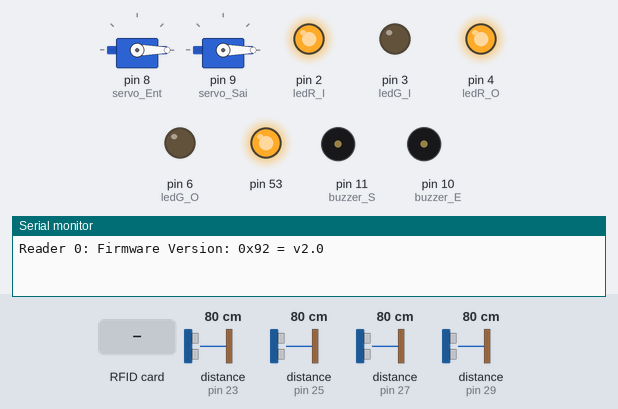
The sketch below on a simulated Arduino Mega 2560, built with avr-gcc and run on an emulated ATmega2560. Shown: 2 × servo, output pins drawn as LEDs (lit = HIGH), buzzer (waves = sounding, pin HIGH), the last lines printed to the serial monitor. The inputs (shaded band) are chosen by the test bench; at power-on: distance to the obstacle (sensors on pin 27, pin 23, pin 25, pin 29) 80 cm. The echo pulse lasts 58.3 µs per cm.

Above: at 1.2 s.
1.3 s: RFID card 5E 7A 19 C4 held to the reader
At 1.8 s:
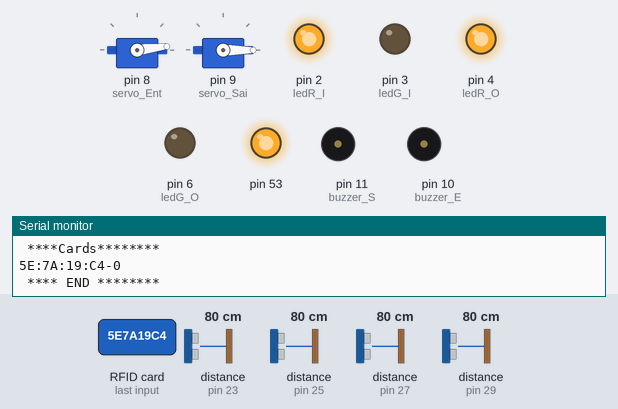
4.3 s: distance to the obstacle (sensor on pin 27) set to 2 cm
At 8.6 s:
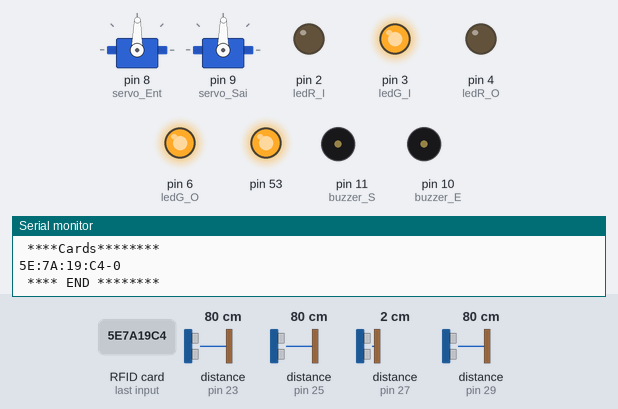
At 13.57 s:
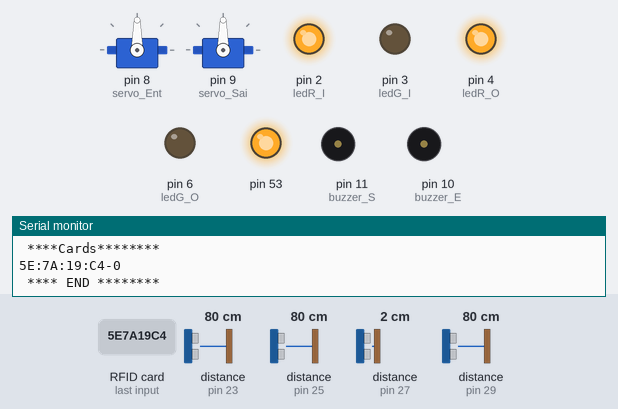
Timing chart, 0 to 18.8 s (numbered marks = the images above; inputs shaded):
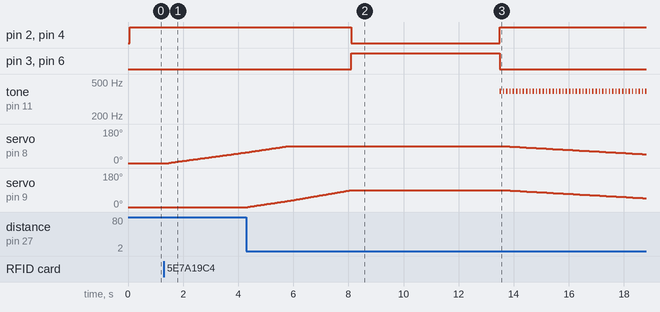

Measured:
- after the input at 1.3 s, servo on pin 8 (servo_Ent): moves from 0° to 56° over 2.8 s, starting after 0.18 s
- after the input at 4.3 s, pin 4 (ledR_O): HIGH → LOW after 3.8 s, → HIGH 5.4 s later; pin 6 (ledG_O): LOW → HIGH after 3.8 s, → LOW 5.4 s later; servo on pin 9 (servo_Sai): rises from 0° to 90° in 9.2 s, then falls to 47° in 5.2 s

The sketch:

cancela.ino
```cpp
/* RFID
Pino SDA  ligado na porta 45 do MEGA
Pino SCK  ligado na porta 52 do MEGA
Pino MOSI ligado na porta 51 do MEGA
Pino MISO ligado na porta 50 do MEGA
Pino NC – Não conectado
Pino GND  ligado no pino GND do MEGA
Pino RST ligado na porta 5 do MEGA
Pino 3.3 – ligado ao pino 3.3 V do MEGA

*/

#include <MFRC522.h>
#include <SPI.h> //interna
#include <Servo.h>
#include <Ultrasonic.h>


#define RST_PIN  5 //PINO DE RESET
#define SS_PIN_II 45 //PINO SDA

#define NR_OF_READERS   1
#define InpOut_I 0 //Data Input
//#define InpOut_O 1 //Data Output

byte SSPins[] = {SS_PIN_II};

// Create an MFRC522 instance :
MFRC522 mfrc522[NR_OF_READERS];
String IDtag = "";
int max_uid = 255, i = 0;
String UID_I[255];
bool found;
bool hld;
bool insertedCard;


//Define os pinos para o trigger e echo
Ultrasonic sensorE1(22,23); //Sensor da Entrada Num 1
Ultrasonic sensorE2(24,25);
Ultrasonic sensorS1(26,27);
Ultrasonic sensorS2(28,29);

long dist_E1, dist_E2, dist_S1, dist_S2;  //Distancia do Sensor 1, 2, 3 e 4

#define servo_Ent 8
#define servo_Sai 9
#define buzzer_E 10
#define buzzer_S 11
Servo Entrada;
Servo Saida;
int pos_E; //posicao do Servo da Entrada
int pos_S;
int posicao;
int distancia = 5;

#define ledR_I 2 //Led Vermelho Entrada
#define ledG_I 3 //Led Vermelho Entrada
#define ledR_O 4 //Led Amarelo Saída
#define ledG_O 6 //Led Vermelho Saída


void setup() {
  // put your setup code here, to run once:
  Serial.begin(9600); //observar os valores coletados
  pinMode(ledR_I,OUTPUT);
  pinMode(ledG_I,OUTPUT);
  pinMode(ledR_O,OUTPUT);
  pinMode(ledG_O,OUTPUT);
  pinMode(buzzer_E, OUTPUT);
  pinMode(buzzer_S, OUTPUT);
  Entrada.attach(servo_Ent);
  Entrada.write(0); //iniciar o servo E na posicao 0
  Saida.attach(servo_Sai);
  Saida.write(0);
  //attachInterrupt(digitalPinToInterrupt(6), ISR1, LOW);

  SPI.begin(); //INICIALIZA O BARRAMENTO SPI
  for (uint8_t reader = 0; reader < NR_OF_READERS; reader++) {
    mfrc522[reader].PCD_Init(SSPins[reader], RST_PIN);
    Serial.print(F("Reader "));
    Serial.print(reader);
    Serial.print(F(": "));
    mfrc522[reader].PCD_DumpVersionToSerial();
  }

}


void loop() {
  // put your main code here, to run repeatedly:
  digitalWrite(ledR_I,HIGH);
  digitalWrite(ledG_I,LOW);
  digitalWrite(ledR_O,HIGH);
  digitalWrite(ledG_O, LOW);
  Entrada.write(0);
  Saida.write(0);
  dist_E1 = sensorE1.Ranging(CM); //obter a distancia para o objeto

// teste sensor
//Serial.println(sensorS1.Ranging(CM));
///*

  delay(20);
  dist_S1 = sensorS1.Ranging(CM);
  delay(20);

  insertedCard = false;
  controlTag ();

  if (dist_E1 <= distancia || dist_S1 <= distancia || insertedCard) {
     verifDistancia();
  }
   insertedCard = false;
 //  */

}

void verifDistancia() {

  bool veiculo_E=false, veiculo_S=false;
  bool controle_entrada = false, controle_saida=false;

  bool flag = false;


  while (!flag) {
  pos_S = 0;
  pos_E = 0;
  digitalWrite(ledR_I,HIGH);
  digitalWrite(ledG_I,LOW);
  digitalWrite(ledR_O,HIGH);
  digitalWrite(ledG_O,LOW);


  dist_E1 = sensorE1.Ranging(CM); //obter a distancia para o objeto
  delay(10);
  dist_S1 = sensorS1.Ranging(CM);
  delay(10);

  if (insertedCard) {
      veiculo_E = true;
  }

  if (dist_E1 <= distancia ) {
    veiculo_E = true;
  }
  if (dist_S1 <= distancia ) {
    veiculo_S = true;
  }


  bool abertura_E = false, abertura_S = false;
  while ( veiculo_E || veiculo_S) {
    posicao = 0;
    dist_E2 = sensorE2.Ranging(CM);
    delay(10);
    dist_S2 = sensorS2.Ranging(CM);
    delay(10);
    while (posicao < 90 ) {
      if (veiculo_E && dist_E2 > distancia ){
        Entrada.write(posicao);
        abertura_E = true;
      }
      if (veiculo_S && dist_S2 > distancia){
        Saida.write(posicao);
        abertura_S = true;
      }

      if (sensorS1.Ranging(CM) <= distancia && !veiculo_S && dist_S2 > distancia){
         if (pos_S < 90) {
           Saida.write(pos_S);
         }
         pos_S++;
      }
      if (sensorE1.Ranging(CM) <= distancia && !veiculo_E && dist_E2 > distancia){
         if (pos_E < 90) {
           Entrada.write(pos_E);
         }
         pos_E++;
      }
      delay(40);
      posicao++;
    }
    break;
  }

  if (pos_E > 0) {
    for (posicao = pos_E; posicao < 90; posicao++){
      Entrada.write(posicao);
      veiculo_E = true;
      abertura_E = true;
      delay(40);
    }
  }

  if (pos_S > 0) {
    for (posicao = pos_S; posicao < 90; posicao++){
      Saida.write(posicao);
      veiculo_S = true;
      abertura_S = true;
      delay(40);
    }

  }


  if (veiculo_E && abertura_E ) {
      digitalWrite(ledR_I,LOW);
      digitalWrite(ledG_I,HIGH);
    }
  if (veiculo_S && abertura_S ) {
      digitalWrite(ledR_O,LOW);
      digitalWrite(ledG_O,HIGH);
    }

  //controle de travessia

  if (veiculo_E || veiculo_S){
    int contador = 0;
    while (contador < 5000){
      dist_E1 = sensorE1.Ranging(CM); //obter a distancia para o objeto
      delay(10);
      dist_E2 = sensorE2.Ranging(CM);
      delay(10);
      dist_S1 = sensorS1.Ranging(CM);
      delay(10);
      dist_S2 = sensorS2.Ranging(CM);
      delay(10);
      delay(260);
      contador = contador + 300;
    }
    if (veiculo_E ) {
          digitalWrite(ledR_I,HIGH);
          digitalWrite(ledG_I,LOW);
    }
    if (veiculo_S) {
          digitalWrite(ledR_O,HIGH);
          digitalWrite(ledG_O,LOW);
    }


    controle_entrada =false; controle_saida=false;
    noTone(buzzer_E);
    noTone(buzzer_S);
    for (posicao = 90; posicao >0; posicao--){
      if (veiculo_E && abertura_E){
        Entrada.write(posicao);
        tone(buzzer_E,392);
        delay(10);
        noTone(buzzer_E);
        controle_entrada = true;
      }
      if (veiculo_S && abertura_S){
        Saida.write(posicao);
        tone(buzzer_S,392);
        delay(10);
        noTone(buzzer_S);
        controle_saida = true;
      }
      delay(100);
    }


    if ( veiculo_E && dist_E2 > distancia && controle_entrada){
      delay(2000);
      veiculo_E = false;
    }

    if (veiculo_S && dist_S2 > distancia && controle_saida){
      veiculo_S = false;
      delay(2000);
    }

  }

  if (!veiculo_E && !veiculo_S){
    flag = true;
  }
}
}

void controlTag() {

    for (uint8_t reader = 0; reader < NR_OF_READERS; reader++) {
      if (mfrc522[reader].PICC_IsNewCardPresent() && mfrc522[reader].PICC_ReadCardSerial()) {
      // display UID in serial
      Serial.print(F("Reader - "));
      Serial.print(reader);
      Serial.print(F(": Card UID:"));

      /***START BLOCK OF CODE RESPONSIBLE FOR GENERATING THE RFID TAG READ  I***/
      String IDtag = "";
      for (byte i = 0; i < mfrc522[reader].uid.size; i++) {
       IDtag += (mfrc522[reader].uid.uidByte[i] < 0x10 ? "0" : "")
       + String(mfrc522[reader].uid.uidByte[i], HEX) +
       (i!=3 ? ":" : "");
      }
      IDtag.toUpperCase();
      Serial.println(IDtag);
      sectionID(IDtag,reader);
     }
    mfrc522[reader].PICC_HaltA(); //CARD READING STOP
    mfrc522[reader].PCD_StopCrypto1(); //ENCRYPTION STOP IN PCD
    }
}

void sectionID(String uid, int readerNumber){
   found = false;
   for (i = 0; i <= max_uid; i++){
    if (UID_I[i].equals(uid)){
      insertedCard = true;
      found = true;
    }
   }
   if (!found && (readerNumber == InpOut_I)) {
    for (i = 0; i <= max_uid; i++){
      if (UID_I[i] == ""){
          UID_I[i] = uid;
          i = max_uid + 1;
          insertedCard = true;
      }
    }
   }

/*
  if (found && (readerNumber == InpOut_O)) {
    for (i = 0; i <= max_uid; i++){
     if (UID_I[i].equals(uid)){
        UID_I[i] = "";
        i = max_uid + 1;
      }
    }
  }
  */
   //CHECK
   Serial.println(" ****Cards********  ");
   hld = false;
   for (i=0; i<=max_uid; i++){
    if (UID_I[i] != ""){
       hld = true;
       Serial.print(UID_I[i]);
       Serial.print("-");
       Serial.println(i);
    }
   }


   Serial.println(" **** END ********  ");
}


void ISR1()
{

}
```
